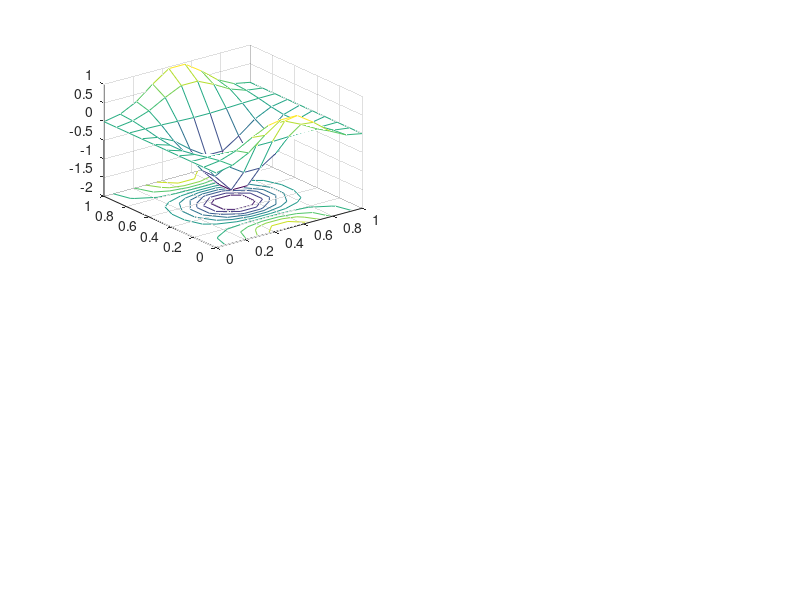

Write MATLAB code to recreate this figure. (Note: this script raises an error after producing the figure.)
clear all; close all; clc
format compact %remove blank lines from output
warning('off','MATLAB:nearlySingularMatrix'); % suppress cond. warnings

% Lu = f on \Omega = (0,1)x(0,1), where L is the Laplacian
% u = g on bdry
% g also happens to be the analytic soln.
f = @(x) (-5.*pi.^2.*sin(pi.*x(:,1)).*cos(2.*pi.*x(:,2)));
g = @(x) (sin(pi.*x(:,1)).*cos(2.*pi.*x(:,2)));

Ns = [3 4 5 ];
num_Ns=numel(Ns);

for i=1:num_Ns
    N=Ns(i);

    epsilon = 15;
    K   = @(x,center) ( exp(-epsilon.*(norm(x-center).^2)) );
    D1K = @(x,center,ind) ( -2.*epsilon.*(x(ind)-center(ind)).*K(x(ind),center(ind)) );
    D2K = @(x,center,ind) ( 2.*epsilon.*(2.*epsilon.*((x(ind)-center(ind)).^2)-1).* ...
                        K(x(ind),center(ind)) );

    [ex, ey] = meshgrid(linspace(0,1,10));
    pts = [ex(:) ey(:)];
    mesh = zeros(N,N,2);
    [mesh(:,:,1), mesh(:,:,2)] = meshgrid(linspace(0,1,N));
    interior_pts  = reshape(mesh(2:end-1,2:end-1,:),(N-2).^2,2,1);
    dirichlet_pts = [ reshape(mesh(:,1,:),N,2,1);
                      reshape(mesh(N,2:end-1,:),N-2,2,1);
                      reshape(mesh(1,2:end-1,:),N-2,2,1);
                      reshape(mesh(:,N,:),N,2,1); ];
    dirichlet_pts_ind = [1:N N.*(2:N-1) N.*(1:N-2)+1 (N.*(N-1)+1):N.^2];
    interior_pts_ind = reshape(1:N.^2,N,N);
    interior_pts_ind = interior_pts_ind(2:end-1,2:end-1);
    colloc_pts = reshape(mesh,N.^2,2,1);

    KM  = zeros(N.^2,N.^2);
    LKM = zeros(N.^2,N.^2);
    EKM = zeros(size(pts,1),N.^2);

    % there's probably a better way to do this
    for j=1:N.^2
        for k=1:N.^2
            KM(j,k)  = K(colloc_pts(j,:), colloc_pts(k,:));
            LKM(j,k) = D2K(colloc_pts(j,:), colloc_pts(k,:),1) + D2K(colloc_pts(j,:), colloc_pts(k,:),2);
        end
    end
    for j=1:size(pts,1)
        for k=1:N.^2
            EKM(j,k) = K(pts(j,:), colloc_pts(k,:));
        end
    end

    rhs = [f(colloc_pts(interior_pts_ind,:));
           g(colloc_pts(dirichlet_pts_ind,:))];
    % usual basis
    colloc_mat = [LKM(interior_pts_ind,:);
                  KM(dirichlet_pts_ind,:)];
    coef = colloc_mat\rhs;
    
    subplot(2,2,i);
    meshc(ex,ey,reshape(EKM*coef,10,10));

    trans_err_cond(1,i) = norm((EKM*coef)-g(pts),Inf);
    trans_err_cond(2,i) = cond(colloc_mat);

    % Creating a Newton basis for span{ K(\cdot, x_1), ... }
    [B, VM] = calculate_beta_v(KM);
    LVM = B\LKM; % maybe bad if D2KM is ill-cond.
    colloc_mat = [LVM(:,interior_pts_ind)'
                  VM(:,dirichlet_pts_ind)'];
    coef = colloc_mat\rhs;

    newt_err_cond(1,i) = norm(([(B\EKM')']*coef)-g(pts),Inf);
    newt_err_cond(2,i) = cond(colloc_mat);

    % Creating a Newton basis for span{ LK(\cdot, x_1), ... }        
    [B, LVM] = calculate_beta_v(LKM);
    VM = B\KM;
    colloc_mat = [LVM(:,interior_pts_ind)';
                  VM(:,dirichlet_pts_ind)'];
    coef = colloc_mat\rhs;

    newt2_err_cond(1,i) = norm(([(B\EKM')']*coef)-g(pts),Inf);
    newt2_err_cond(2,i) = cond(colloc_mat);
    
    % Creating a Newton basis using the 2011 strat
    VM = calculate_newton_basis(KM)';
    B = VM';
    LVM = B\LKM; % maybe bad if D2KM is ill-cond.
    colloc_mat = [LVM(:,interior_pts_ind)'
                  VM(:,dirichlet_pts_ind)'];
    coef = colloc_mat\rhs;

    newt3_err_cond(1,i) = norm(([(B\EKM')']*coef)-g(pts),Inf);
    newt3_err_cond(2,i) = cond(colloc_mat);
end

subplot(2,2,4);
meshc(ex,ey,reshape(g(pts),10,10));

figure
subplot(1,2,1);  
loglog(Ns, trans_err_cond(1,:), 'b*-');
hold on;  
loglog(Ns, newt_err_cond(1,:), 'go-');
loglog(Ns, newt2_err_cond(1,:), 'r+-');
loglog(Ns, newt3_err_cond(1,:), 'yd-');

title('Maximum error on 100 evenly spaced pts, when \epsilon_n=n^2/16');
legend('Usual basis',  ...
       'Newton basis', ...
       'differentiated kernel Newton basis', ...
       'Newton basis (2011)');
ylabel('Error');
xlabel('# of collocation points');


subplot(1,2,2);
semilogy(Ns, trans_err_cond(2,:), 'b*-');
hold on;
semilogy(Ns, newt_err_cond(2,:), 'go-');
semilogy(Ns, newt2_err_cond(2,:), 'r+-');
semilogy(Ns, newt3_err_cond(2,:), 'yd-');
title('condition number of collocation matrices for N points');
ylabel('condition number');
xlabel('N');
